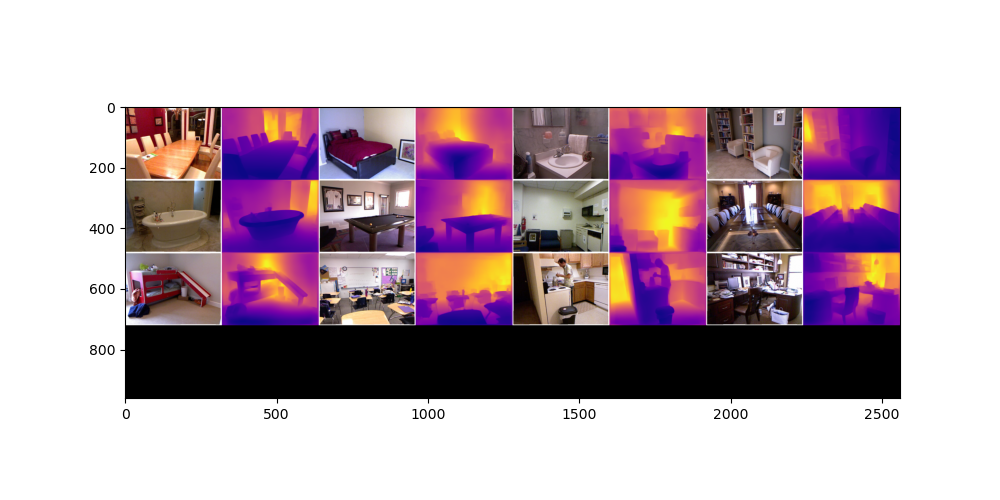

Write the Python code that produced this figure.
import os
import glob
import argparse
import matplotlib

# Keras / TensorFlow
os.environ['TF_CPP_MIN_LOG_LEVEL'] = '5'
from tensorflow import keras
from keras.models import load_model
from layers import BilinearUpSampling2D
from keras.layers import Layer, InputSpec
from utils import predict, load_images, display_images
from matplotlib import pyplot as plt

# Argument Parser
parser = argparse.ArgumentParser(description='High Quality Monocular Depth Estimation via Transfer Learning')
parser.add_argument('--model', default='nyu.h5', type=str, help='Trained Keras model file.')
parser.add_argument('--input', default='examples/*.png', type=str, help='Input filename or folder.')
args = parser.parse_args()

# Custom object needed for inference and training
custom_objects = {'BilinearUpSampling2D': BilinearUpSampling2D, 'depth_loss_function': None}

print('Loading model...')

# Load model into GPU / CPU
model = load_model(args.model, custom_objects=custom_objects, compile=False)

print('\nModel loaded ({0}).'.format(args.model))

# Input images
inputs = load_images( glob.glob(args.input) )
print('\nLoaded ({0}) images of size {1}.'.format(inputs.shape[0], inputs.shape[1:]))

# Compute results
outputs = predict(model, inputs)

#matplotlib problem on ubuntu terminal fix
#matplotlib.use('TkAgg')   

# Display results
viz = display_images(outputs.copy(), inputs.copy())
plt.figure(figsize=(10,5))
plt.imshow(viz)
plt.savefig('test.png')
plt.show()
